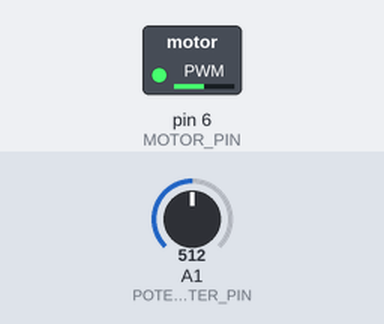
Recording of a sketch running on a simulated Arduino Uno, built with avr-gcc and run on an emulated ATmega328P. On the bench: switched loads named in the sketch (green lamp = pin HIGH). The inputs (shaded band) are chosen by the test bench; at power-on: A1 (POTENTIOMETER_PIN) = 512.

Above: at 1.2 s.
1.3 s: A1 (POTENTIOMETER_PIN) set to 716
At 2.4 s:
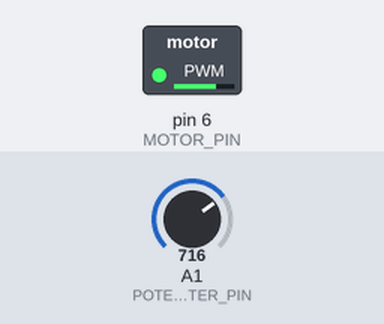
2.8 s: A1 (POTENTIOMETER_PIN) set to 900
At 3.5 s:
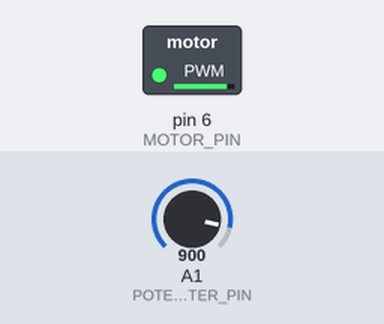
4.3 s: A1 (POTENTIOMETER_PIN) set to 122
At 4.7 s:
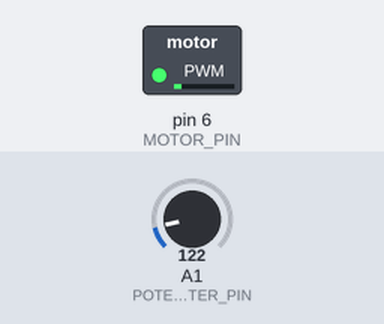
5.8 s: A1 (POTENTIOMETER_PIN) set to 0
At 7.0 s:
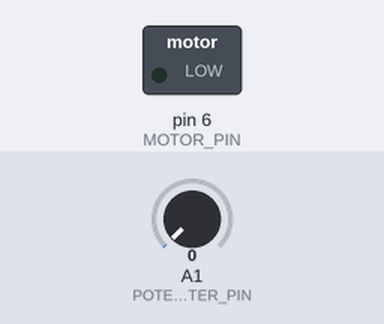
7.3 s: A1 (POTENTIOMETER_PIN) set to 511
At 8.2 s:
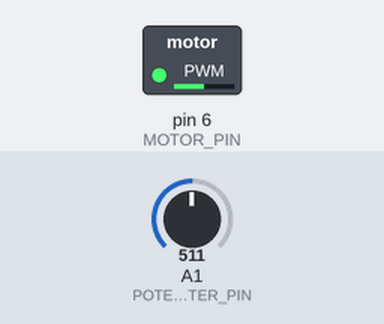
Timing chart, 0 to 9.8 s (numbered marks = the images above; inputs shaded):
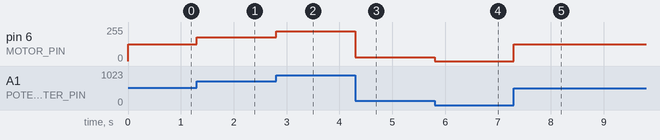

Measured:
- after the input at 1.3 s, pin 6 (MOTOR_PIN): 127/255 → 178/255 at once
- after the input at 2.8 s, pin 6 (MOTOR_PIN): 178/255 → 224/255 at once
- after the input at 4.3 s, pin 6 (MOTOR_PIN): 224/255 → 30/255 at once
- after the input at 5.8 s, pin 6 (MOTOR_PIN): 30/255 → 0/255 at once
- after the input at 7.3 s, pin 6 (MOTOR_PIN): 0/255 → 127/255 at once

The sketch:

dc_motor_final.ino
```cpp
#define MOTOR_PIN 6
#define POTENTIOMETER_PIN A1
int potentiometerValue;
int speed;
void setup() {
  // put your setup code here, to run once:
  pinMode(MOTOR_PIN, OUTPUT);
}

void loop() {
  // put your main code here, to run repeatedly:
  potentiometerValue = analogRead(A1);
  speed = map(potentiometerValue, 0, 1023, 0, 255);
  analogWrite(MOTOR_PIN, speed);
}
```
